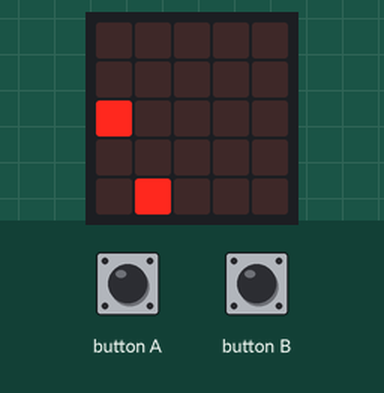
Simulated run of this program. Board: BBC micro:bit (MakeCode). Shown: the board's 5×5 LED display. The inputs (shaded band) are chosen by the test bench. Random numbers come from a fixed seed.

Above: at 1.2 s.
1.3 s: button A pressed for 0.15 s
At 2.8 s:
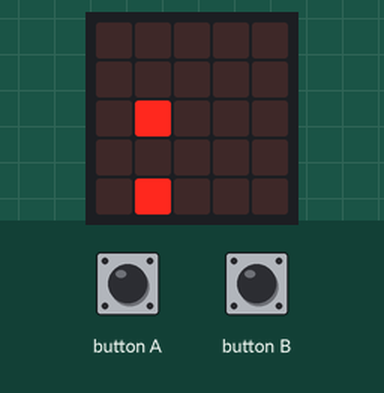
4.4 s: button B pressed for 0.15 s
At 5.5 s:
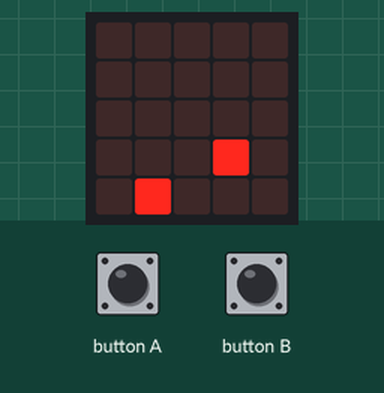
13.5 s: button A pressed for 0.15 s
At 14.4 s:
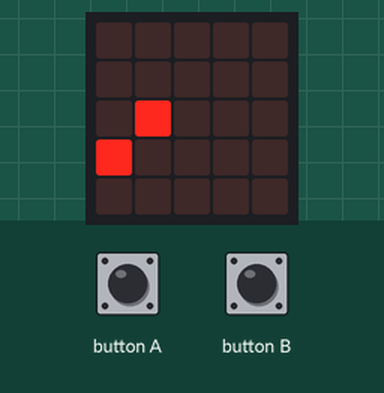
16.6 s: button B pressed for 0.15 s
At 17.7 s:
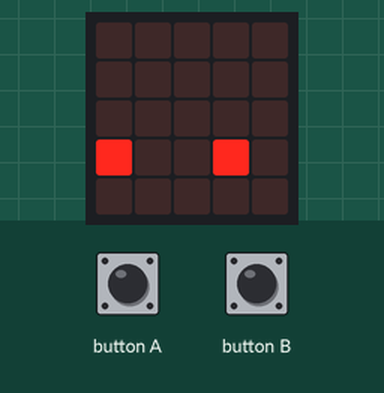
Timing chart, 0 to 19.6 s (numbered marks = the images above; inputs shaded):
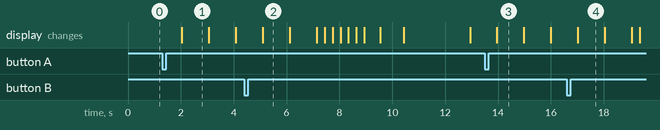

Measured:
- after the input at 1.3 s, the display: changes after 0.74 s (image 1)
- after the input at 13.5 s, the display: changes after 0.46 s (image 3)
- what the display in image 1 shows lasts 1.1 s, from 2.0 s to 3.1 s

The program:

main.ts
```typescript
function getNewDot () {
    pt = getNotLit()
    dotX = pt.X;
dotY = pt.Y;
led.plot(dotX, dotY)
}
function dropTail () {
    led.unplot(snakePartsX[0], snakePartsY[0])
    snakePartsX.shift()
    snakePartsY.shift()
}
function resetGame () {
    basic.clearScreen()
    gameSpeed = 1000
    currentDirection = Dir.Right;
currentX = 0
    currentY = 2
    snakePartsX = [0]
    snakePartsY = [2]
    led.plot(currentX, currentY)
    getNewDot()
    score = 0
    allowInput = true
}
function hitDot (x: number, y: number) {
    return x == dotX && y == dotY
}
input.onButtonPressed(Button.A, function () {
    if (!(allowInput)) {
        return;
    }
    if (!(gameRunning)) {
        gameRunning = true
        return;
    }
    switch (currentDirection) {
        case Dir.Up:
            currentDirection = Dir.Left;
            break;
        case Dir.Right:
            currentDirection = Dir.Up;
            break;
        case Dir.Down:
            currentDirection = Dir.Right;
            break;
        case Dir.Left:
            currentDirection = Dir.Down;
            break;
    }
})
function getNotLit () {
    x = Math.randomRange(0, 5)
    y = Math.randomRange(0, 5)
    while (led.point(x, y)) {
        x = Math.randomRange(0, 5)
        y = Math.randomRange(0, 5)
    }
    return { X: x, Y: y }
}
input.onButtonPressed(Button.B, function () {
    if (!(allowInput)) {
        return;
    }
    if (!(gameRunning)) {
        gameRunning = true
        return;
    }
    switch (currentDirection) {
        case Dir.Up:
            currentDirection = Dir.Right;
            break;
        case Dir.Right:
            currentDirection = Dir.Down;
            break;
        case Dir.Down:
            currentDirection = Dir.Left;
            break;
        case Dir.Left:
            currentDirection = Dir.Up;
            break;
    }
})
function loseGame () {
    allowInput = false
    gameRunning = false
    basic.showAnimation(`
        #####.........................#####
        #####.###.................###.#####
        #####.###...#.........#...###.#####
        #####.###.................###.#####
        #####.........................#####
        `, 300)
basic.pause(300)
    basic.showIcon(IconNames.Skull)
    basic.pause(300)
    basic.showNumber(score, 100)
basic.pause(2000)
    resetGame()
}
let nextY = 0
let nextX = 0
let y = 0
let x = 0
let gameRunning = false
let pt = 0
let allowInput = false
let gameSpeed = 0
enum Dir { Up = 0, Down, Left, Right }
gameSpeed = 1000
allowInput = true
let currentDirection: Dir;
let currentX: number
let currentY: number
let dotX: number
let dotY: number
let score: number
let snakePartsX: number[]
let snakePartsY: number[]
resetGame()
basic.forever(function () {
    if (gameRunning) {
        nextX = currentX
        nextY = currentY
        switch (currentDirection) {
            case Dir.Up:
                nextY--;
                break;
            case Dir.Right:
                nextX++;
                break;
            case Dir.Down:
                nextY++;
                break;
            case Dir.Left:
                nextX--;
                break;
        }
// check to see if we hit the wall
        if (nextX < 0 || nextX > 4 || nextY < 0 || nextY > 4) {
            loseGame()
        } else if (!(hitDot(nextX, nextY)) && led.point(nextX, nextY)) {
            // we hit ourself
            loseGame()
        } else {
            currentX = nextX
            currentY = nextY
            led.plot(currentX, currentY)
            snakePartsX.push(currentX)
            snakePartsY.push(currentY)
            if (hitDot(currentX, currentY)) {
                score += 1
                getNewDot()
                if (score % 2 == 0 && gameSpeed > 100) {
                    gameSpeed = gameSpeed - 100
                } else {
                    dropTail()
                }
            } else {
                dropTail()
            }
        }
    }
    basic.pause(gameSpeed)
})
```

test.ts
```typescript
// tests gaan hier; deze zal niet worden gecompileerd wanneer dit pakket wordt gebruikt als extensie.
```
